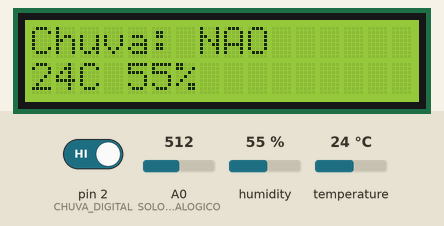
A sketch run on a simulated Arduino Uno, built with avr-gcc and run on an emulated ATmega328P. Shown: 16×2 character LCD. The test bench sets the inputs (shaded band); at power-on: A0 (SOLO_ANALOGICO) = 512, pin 2 (CHUVA_DIGITAL) HIGH, humidity 55 %, temperature 24 °C. What the sketch prints to the serial monitor is not drawn.

Above: at 2.7 s.
2.8 s: A0 (SOLO_ANALOGICO) set to 409
At 7.4 s:
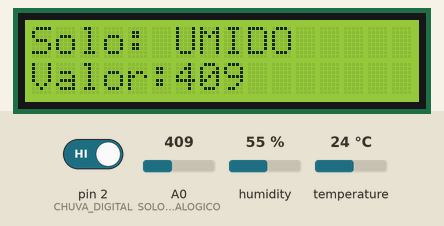
10.5 s: A0 (SOLO_ANALOGICO) set to 388
At 13.3 s:
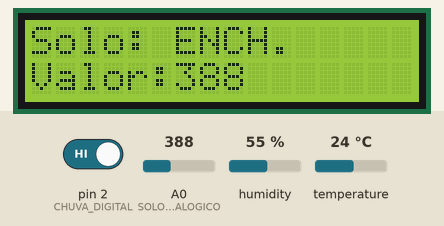
18.2 s: pin 2 (CHUVA_DIGITAL) driven LOW
At 21.1 s:
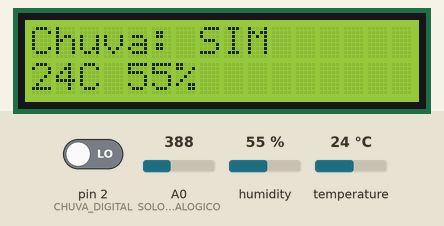
25.9 s: A0 (SOLO_ANALOGICO) set to 810
At 27.9 s:
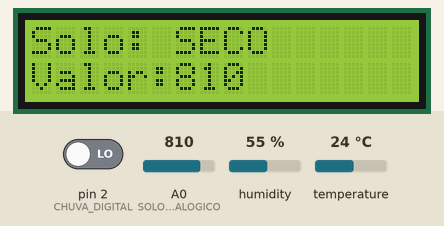
33.6 s: humidity set to 22 %
At 35.9 s:
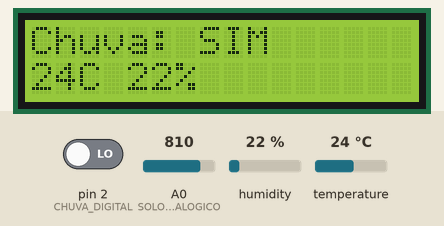
38.1 s: temperature set to 12 °C
At 38.8 s:
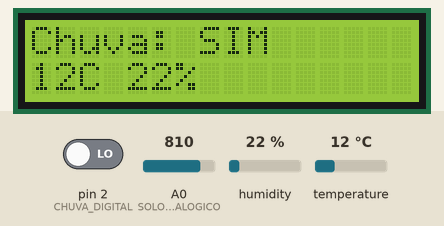
Timing chart, 0 to 41.1 s (numbered marks = the images above; inputs shaded):
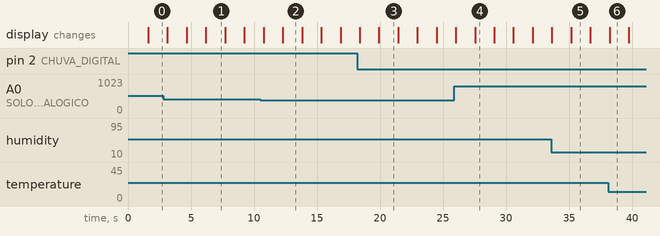

The sketch:

eventus.ino
```cpp
#include <DHT.h>
#include <Wire.h>
#include <LiquidCrystal_I2C.h>

#define CHUVA_DIGITAL 2
#define DHTPIN 4
#define DHTTYPE DHT22
#define SOLO_ANALOGICO A0

DHT dht(DHTPIN, DHTTYPE);
LiquidCrystal_I2C lcd(0x27, 16, 2);

void setup() {
    Serial.begin(9600);
    pinMode(CHUVA_DIGITAL, INPUT);
    dht.begin();
    lcd.init();
    lcd.backlight();
    lcd.setCursor(0, 0);
    lcd.print("EVENTUS INICIADO");
    delay(1500);
    lcd.clear();
}

void loop() {
    int valorChuva = digitalRead(CHUVA_DIGITAL);
    float temperatura = dht.readTemperature();
    float umidadeAr = dht.readHumidity();
    int valorSolo = analogRead(SOLO_ANALOGICO);

    Serial.print("{");
    Serial.print("\"chuva\":");
    Serial.print(valorChuva);
    Serial.print(",\"temp\":");
    if (isnan(temperatura)) {
    Serial.print("null");
    } else {
    Serial.print(temperatura, 1);
    }
    Serial.print(",\"umid\":");
    if (isnan(umidadeAr)) {
    Serial.print("null");
    } else {
        Serial.print(umidadeAr, 1);
    }
    Serial.print(",\"solo\":");
    Serial.print(valorSolo);
    Serial.println("}");

    lcd.clear();
    lcd.setCursor(0, 0);
    if (valorChuva == 0) {
        lcd.print("Chuva: SIM");
    } else {
        lcd.print("Chuva: NAO");
    }
    lcd.setCursor(0, 1);
    if (isnan(temperatura) || isnan(umidadeAr)) {
        lcd.print("Temp/Umid: ERRO");
    } else {
        lcd.print((int)temperatura);
        lcd.print("C ");
        lcd.print((int)umidadeAr);
        lcd.print("%");
    }
    delay(1500);

    lcd.clear();
    lcd.setCursor(0, 0);
    if (valorSolo > 800) {
        lcd.print("Solo: SECO ");
    } else if (valorSolo > 400) {
        lcd.print("Solo: UMIDO");
    } else {
        lcd.print("Solo: ENCH.");
    }
    lcd.setCursor(0, 1);
    lcd.print("Valor:");
    lcd.print(valorSolo);

    delay(1500);
}
```

Measured:
- the behaviour switches between 401 and 400 on A0 (SOLO_ANALOGICO) (found by bisection; images 1 and 2)
- after the input at 2.8 s, the display: first differs from a run without the input after 3.4 s (image 1)
- after the input at 10.5 s, the display: first differs from a run without the input after 1.8 s (image 2)
- after the input at 18.2 s, the display: first differs from a run without the input after 1.7 s (image 3)
- after the input at 25.9 s, the display: first differs from a run without the input after 1.6 s (image 4)
- after the input at 33.6 s, the display: first differs from a run without the input after 1.6 s (image 5)
- after the input at 38.1 s, the display: changes after 0.11 s (image 6)
